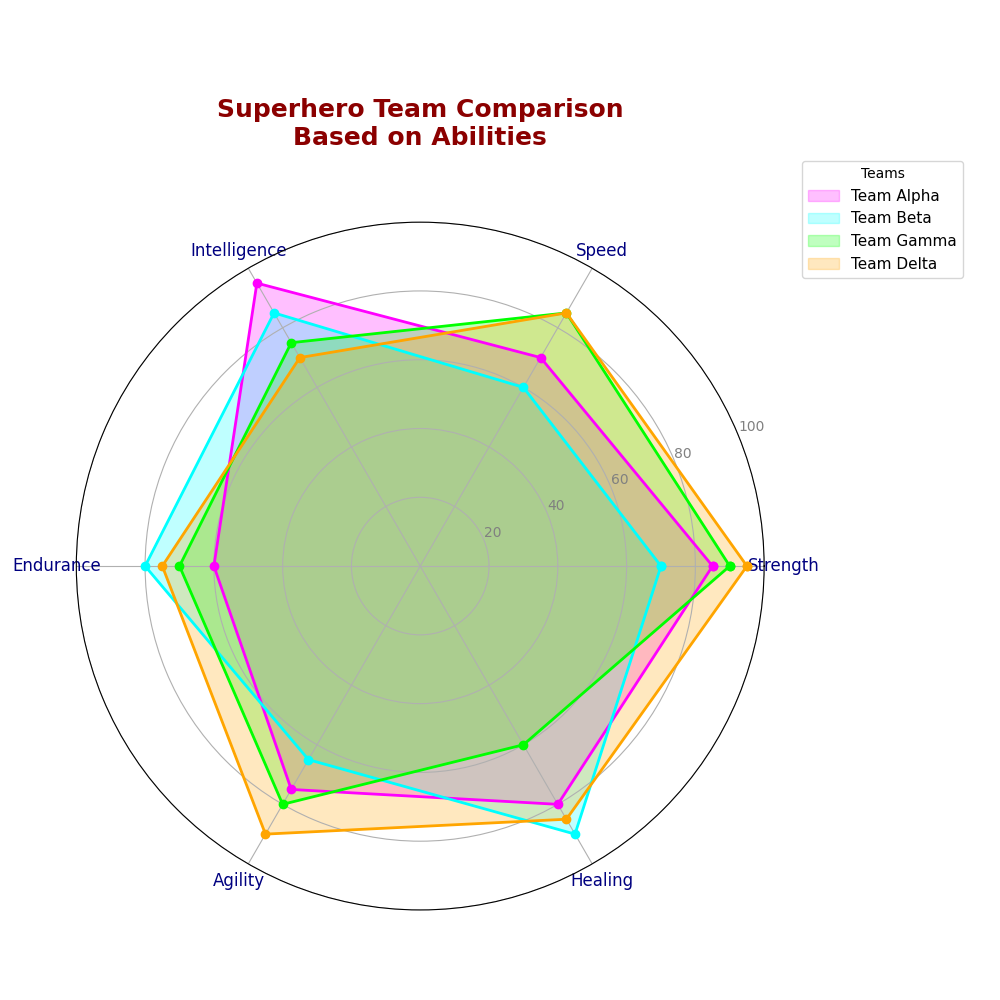

Write Python code to recreate this figure.
import numpy as np
import matplotlib.pyplot as plt

categories = ['Strength', 'Speed', 'Intelligence', 'Endurance', 'Agility', 'Healing']
num_vars = len(categories)

team_abilities = {
    'Team Alpha': [85, 70, 95, 60, 75, 80],
    'Team Beta': [70, 60, 85, 80, 65, 90],
    'Team Gamma': [90, 85, 75, 70, 80, 60],
    'Team Delta': [95, 85, 70, 75, 90, 85]
}

angles = np.linspace(0, 2 * np.pi, num_vars, endpoint=False).tolist()
angles += angles[:1]

fig, ax = plt.subplots(figsize=(10, 10), subplot_kw=dict(polar=True))

# Define a custom sequence of colors
custom_colors = ['magenta', 'cyan', 'lime', 'orange']

for (team, abilities), color in zip(team_abilities.items(), custom_colors):
    abilities += abilities[:1]
    ax.fill(angles, abilities, color=color, alpha=0.25, label=team)
    ax.plot(angles, abilities, color=color, linewidth=2, marker='o')

plt.xticks(angles[:-1], categories, color='navy', size=12)
ax.set_ylim(0, 100)
plt.yticks([20, 40, 60, 80, 100], ["20", "40", "60", "80", "100"], color="grey", size=10)

plt.title('Superhero Team Comparison\nBased on Abilities', size=18, color='darkred', y=1.1, weight='bold')
ax.legend(loc='upper right', bbox_to_anchor=(1.3, 1.1), fontsize=11, title='Teams')

plt.tight_layout()
plt.show()
